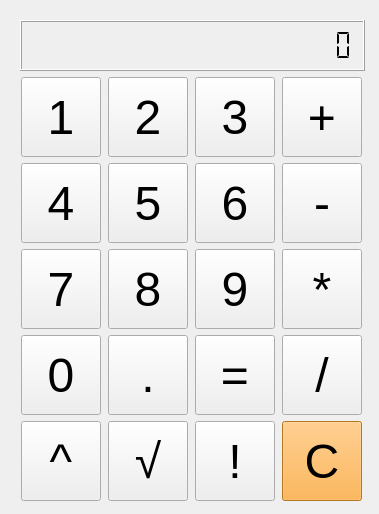
<?xml version="1.0" encoding="UTF-8"?>
<ui version="4.0">
 <class>Form</class>
 <widget class="QWidget" name="Form">
  <property name="geometry">
   <rect>
    <x>0</x>
    <y>0</y>
    <width>379</width>
    <height>514</height>
   </rect>
  </property>
  <property name="windowTitle">
   <string>Form</string>
  </property>
  <widget class="QWidget" name="layoutWidget">
   <property name="geometry">
    <rect>
     <x>20</x>
     <y>20</y>
     <width>345</width>
     <height>481</height>
    </rect>
   </property>
   <layout class="QVBoxLayout" name="verticalLayout">
    <item>
     <widget class="QLCDNumber" name="table">
      <property name="smallDecimalPoint">
       <bool>true</bool>
      </property>
      <property name="digitCount">
       <number>18</number>
      </property>
      <property name="segmentStyle">
       <enum>QLCDNumber::Flat</enum>
      </property>
      <property name="value" stdset="0">
       <double>0.000000000000000</double>
      </property>
      <property name="intValue" stdset="0">
       <number>0</number>
      </property>
     </widget>
    </item>
    <item>
     <layout class="QGridLayout" name="gridLayout">
      <item row="2" column="1">
       <widget class="QPushButton" name="btn8">
        <property name="minimumSize">
         <size>
          <width>80</width>
          <height>80</height>
         </size>
        </property>
        <property name="maximumSize">
         <size>
          <width>80</width>
          <height>80</height>
         </size>
        </property>
        <property name="font">
         <font>
          <family>Helvetica</family>
          <pointsize>36</pointsize>
         </font>
        </property>
        <property name="text">
         <string>8</string>
        </property>
        <attribute name="buttonGroup">
         <string notr="true">buttonGroup_digits</string>
        </attribute>
       </widget>
      </item>
      <item row="0" column="1">
       <widget class="QPushButton" name="btn2">
        <property name="minimumSize">
         <size>
          <width>80</width>
          <height>80</height>
         </size>
        </property>
        <property name="maximumSize">
         <size>
          <width>80</width>
          <height>80</height>
         </size>
        </property>
        <property name="font">
         <font>
          <family>Helvetica</family>
          <pointsize>36</pointsize>
         </font>
        </property>
        <property name="text">
         <string>2</string>
        </property>
        <attribute name="buttonGroup">
         <string notr="true">buttonGroup_digits</string>
        </attribute>
       </widget>
      </item>
      <item row="0" column="3">
       <widget class="QPushButton" name="btn_plus">
        <property name="minimumSize">
         <size>
          <width>80</width>
          <height>80</height>
         </size>
        </property>
        <property name="maximumSize">
         <size>
          <width>80</width>
          <height>80</height>
         </size>
        </property>
        <property name="font">
         <font>
          <family>Helvetica</family>
          <pointsize>36</pointsize>
         </font>
        </property>
        <property name="text">
         <string>+</string>
        </property>
        <attribute name="buttonGroup">
         <string notr="true">buttonGroup_binary</string>
        </attribute>
       </widget>
      </item>
      <item row="3" column="2">
       <widget class="QPushButton" name="btn_eq">
        <property name="minimumSize">
         <size>
          <width>80</width>
          <height>80</height>
         </size>
        </property>
        <property name="maximumSize">
         <size>
          <width>80</width>
          <height>80</height>
         </size>
        </property>
        <property name="font">
         <font>
          <family>Helvetica</family>
          <pointsize>36</pointsize>
         </font>
        </property>
        <property name="text">
         <string>=</string>
        </property>
       </widget>
      </item>
      <item row="3" column="0">
       <widget class="QPushButton" name="btn0">
        <property name="minimumSize">
         <size>
          <width>80</width>
          <height>80</height>
         </size>
        </property>
        <property name="maximumSize">
         <size>
          <width>80</width>
          <height>80</height>
         </size>
        </property>
        <property name="font">
         <font>
          <family>Helvetica</family>
          <pointsize>36</pointsize>
         </font>
        </property>
        <property name="text">
         <string>0</string>
        </property>
        <attribute name="buttonGroup">
         <string notr="true">buttonGroup_digits</string>
        </attribute>
       </widget>
      </item>
      <item row="3" column="3">
       <widget class="QPushButton" name="btn_div">
        <property name="minimumSize">
         <size>
          <width>80</width>
          <height>80</height>
         </size>
        </property>
        <property name="maximumSize">
         <size>
          <width>80</width>
          <height>80</height>
         </size>
        </property>
        <property name="font">
         <font>
          <family>Helvetica</family>
          <pointsize>36</pointsize>
         </font>
        </property>
        <property name="text">
         <string>/</string>
        </property>
        <attribute name="buttonGroup">
         <string notr="true">buttonGroup_binary</string>
        </attribute>
       </widget>
      </item>
      <item row="0" column="0">
       <widget class="QPushButton" name="btn1">
        <property name="minimumSize">
         <size>
          <width>80</width>
          <height>80</height>
         </size>
        </property>
        <property name="maximumSize">
         <size>
          <width>80</width>
          <height>80</height>
         </size>
        </property>
        <property name="font">
         <font>
          <family>Helvetica</family>
          <pointsize>36</pointsize>
         </font>
        </property>
        <property name="text">
         <string>1</string>
        </property>
        <attribute name="buttonGroup">
         <string notr="true">buttonGroup_digits</string>
        </attribute>
       </widget>
      </item>
      <item row="2" column="2">
       <widget class="QPushButton" name="btn9">
        <property name="minimumSize">
         <size>
          <width>80</width>
          <height>80</height>
         </size>
        </property>
        <property name="maximumSize">
         <size>
          <width>80</width>
          <height>80</height>
         </size>
        </property>
        <property name="font">
         <font>
          <family>Helvetica</family>
          <pointsize>36</pointsize>
         </font>
        </property>
        <property name="text">
         <string>9</string>
        </property>
        <attribute name="buttonGroup">
         <string notr="true">buttonGroup_digits</string>
        </attribute>
       </widget>
      </item>
      <item row="3" column="1">
       <widget class="QPushButton" name="btn_dot">
        <property name="minimumSize">
         <size>
          <width>80</width>
          <height>80</height>
         </size>
        </property>
        <property name="maximumSize">
         <size>
          <width>80</width>
          <height>80</height>
         </size>
        </property>
        <property name="font">
         <font>
          <family>Helvetica</family>
          <pointsize>36</pointsize>
         </font>
        </property>
        <property name="text">
         <string>.</string>
        </property>
       </widget>
      </item>
      <item row="0" column="2">
       <widget class="QPushButton" name="btn3">
        <property name="minimumSize">
         <size>
          <width>80</width>
          <height>80</height>
         </size>
        </property>
        <property name="maximumSize">
         <size>
          <width>80</width>
          <height>80</height>
         </size>
        </property>
        <property name="font">
         <font>
          <family>Helvetica</family>
          <pointsize>36</pointsize>
         </font>
        </property>
        <property name="text">
         <string>3</string>
        </property>
        <attribute name="buttonGroup">
         <string notr="true">buttonGroup_digits</string>
        </attribute>
       </widget>
      </item>
      <item row="1" column="0">
       <widget class="QPushButton" name="btn4">
        <property name="minimumSize">
         <size>
          <width>80</width>
          <height>80</height>
         </size>
        </property>
        <property name="maximumSize">
         <size>
          <width>80</width>
          <height>80</height>
         </size>
        </property>
        <property name="font">
         <font>
          <family>Helvetica</family>
          <pointsize>36</pointsize>
         </font>
        </property>
        <property name="text">
         <string>4</string>
        </property>
        <attribute name="buttonGroup">
         <string notr="true">buttonGroup_digits</string>
        </attribute>
       </widget>
      </item>
      <item row="1" column="1">
       <widget class="QPushButton" name="btn5">
        <property name="minimumSize">
         <size>
          <width>80</width>
          <height>80</height>
         </size>
        </property>
        <property name="maximumSize">
         <size>
          <width>80</width>
          <height>80</height>
         </size>
        </property>
        <property name="font">
         <font>
          <family>Helvetica</family>
          <pointsize>36</pointsize>
         </font>
        </property>
        <property name="text">
         <string>5</string>
        </property>
        <attribute name="buttonGroup">
         <string notr="true">buttonGroup_digits</string>
        </attribute>
       </widget>
      </item>
      <item row="2" column="0">
       <widget class="QPushButton" name="btn7">
        <property name="minimumSize">
         <size>
          <width>80</width>
          <height>80</height>
         </size>
        </property>
        <property name="maximumSize">
         <size>
          <width>80</width>
          <height>80</height>
         </size>
        </property>
        <property name="font">
         <font>
          <family>Helvetica</family>
          <pointsize>36</pointsize>
         </font>
        </property>
        <property name="text">
         <string>7</string>
        </property>
        <attribute name="buttonGroup">
         <string notr="true">buttonGroup_digits</string>
        </attribute>
       </widget>
      </item>
      <item row="1" column="2">
       <widget class="QPushButton" name="btn6">
        <property name="minimumSize">
         <size>
          <width>80</width>
          <height>80</height>
         </size>
        </property>
        <property name="maximumSize">
         <size>
          <width>80</width>
          <height>80</height>
         </size>
        </property>
        <property name="font">
         <font>
          <family>Helvetica</family>
          <pointsize>36</pointsize>
         </font>
        </property>
        <property name="text">
         <string>6</string>
        </property>
        <attribute name="buttonGroup">
         <string notr="true">buttonGroup_digits</string>
        </attribute>
       </widget>
      </item>
      <item row="1" column="3">
       <widget class="QPushButton" name="btn_minus">
        <property name="minimumSize">
         <size>
          <width>80</width>
          <height>80</height>
         </size>
        </property>
        <property name="maximumSize">
         <size>
          <width>80</width>
          <height>80</height>
         </size>
        </property>
        <property name="font">
         <font>
          <family>Helvetica</family>
          <pointsize>36</pointsize>
         </font>
        </property>
        <property name="text">
         <string>-</string>
        </property>
        <attribute name="buttonGroup">
         <string notr="true">buttonGroup_binary</string>
        </attribute>
       </widget>
      </item>
      <item row="2" column="3">
       <widget class="QPushButton" name="btn_mult">
        <property name="minimumSize">
         <size>
          <width>80</width>
          <height>80</height>
         </size>
        </property>
        <property name="maximumSize">
         <size>
          <width>80</width>
          <height>80</height>
         </size>
        </property>
        <property name="font">
         <font>
          <family>Helvetica</family>
          <pointsize>36</pointsize>
         </font>
        </property>
        <property name="text">
         <string>*</string>
        </property>
        <attribute name="buttonGroup">
         <string notr="true">buttonGroup_binary</string>
        </attribute>
       </widget>
      </item>
      <item row="4" column="0">
       <widget class="QPushButton" name="btn_pow">
        <property name="minimumSize">
         <size>
          <width>80</width>
          <height>80</height>
         </size>
        </property>
        <property name="maximumSize">
         <size>
          <width>80</width>
          <height>80</height>
         </size>
        </property>
        <property name="font">
         <font>
          <family>Helvetica</family>
          <pointsize>36</pointsize>
         </font>
        </property>
        <property name="text">
         <string>^</string>
        </property>
        <attribute name="buttonGroup">
         <string notr="true">buttonGroup_binary</string>
        </attribute>
       </widget>
      </item>
      <item row="4" column="1">
       <widget class="QPushButton" name="btn_sqrt">
        <property name="minimumSize">
         <size>
          <width>80</width>
          <height>80</height>
         </size>
        </property>
        <property name="maximumSize">
         <size>
          <width>80</width>
          <height>80</height>
         </size>
        </property>
        <property name="font">
         <font>
          <family>Helvetica</family>
          <pointsize>36</pointsize>
         </font>
        </property>
        <property name="text">
         <string>√</string>
        </property>
       </widget>
      </item>
      <item row="4" column="2">
       <widget class="QPushButton" name="btn_fact">
        <property name="minimumSize">
         <size>
          <width>80</width>
          <height>80</height>
         </size>
        </property>
        <property name="maximumSize">
         <size>
          <width>80</width>
          <height>80</height>
         </size>
        </property>
        <property name="font">
         <font>
          <family>Helvetica</family>
          <pointsize>36</pointsize>
         </font>
        </property>
        <property name="text">
         <string>!</string>
        </property>
       </widget>
      </item>
      <item row="4" column="3">
       <widget class="QPushButton" name="btn_clear">
        <property name="minimumSize">
         <size>
          <width>80</width>
          <height>80</height>
         </size>
        </property>
        <property name="maximumSize">
         <size>
          <width>80</width>
          <height>80</height>
         </size>
        </property>
        <property name="font">
         <font>
          <family>Helvetica</family>
          <pointsize>36</pointsize>
         </font>
        </property>
        <property name="styleSheet">
         <string notr="true">background-color: rgb(254, 166, 43);</string>
        </property>
        <property name="text">
         <string>С</string>
        </property>
       </widget>
      </item>
     </layout>
    </item>
   </layout>
  </widget>
 </widget>
 <resources/>
 <connections/>
 <buttongroups>
  <buttongroup name="buttonGroup_binary"/>
  <buttongroup name="buttonGroup_digits"/>
 </buttongroups>
</ui>
